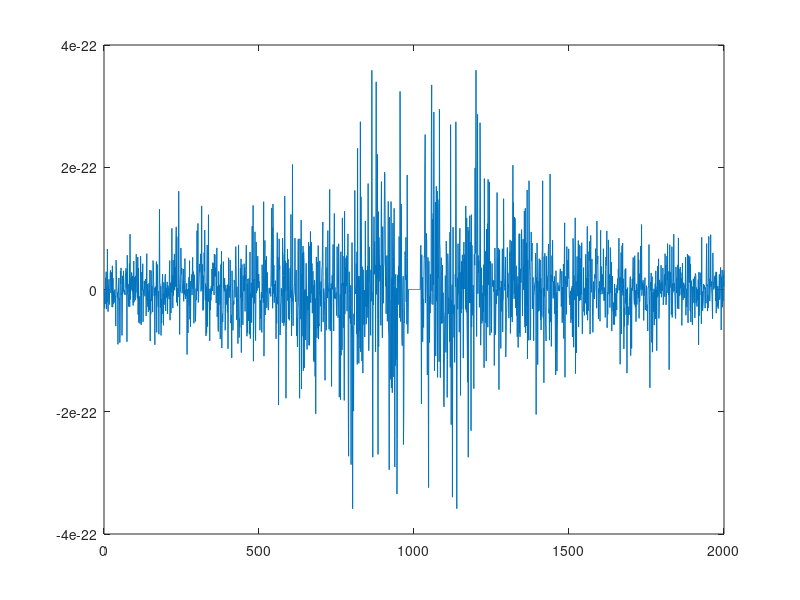

MATLAB code for this plot:
clear;
noise = csvread('noise.csv');

z = noise(:,2) + sqrt(-1) * noise(:,3);

T = ifft(z);

f1=noise(:,1);

f2=transpose(repelem(f1,2));

a1 = transpose(noise(:,2));
a2 = transpose(noise(:,3));

a3=[a1; a2];
a3=a3(:)';

n2(1,:) = f2;
n2(2,:) = a3;

i = length(f2) / 2 + 3;

H1 = n2(:, i:length(f2));
H2 = n2(:, 1:(i-1));

n3 = [H1, H2];

plot(imag(z));

%sig = csvread('sig.csv');